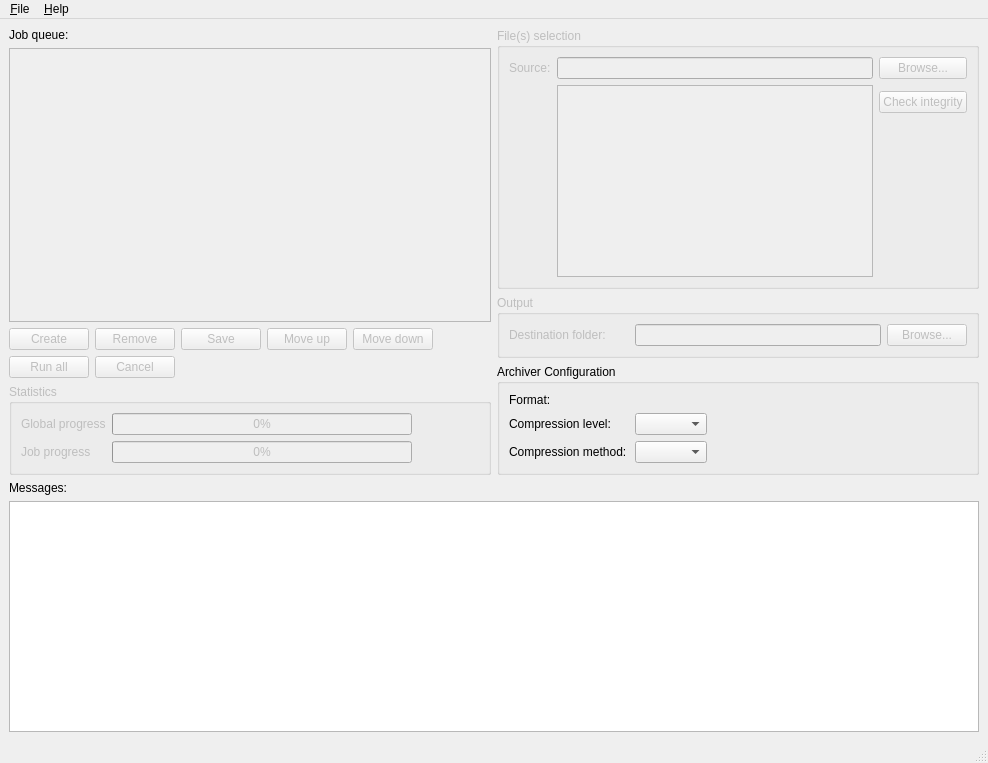
<?xml version="1.0" encoding="UTF-8"?>
<ui version="4.0" connectslotsbyname="false">
 <class>MainWindow</class>
 <widget class="QMainWindow" name="MainWindow">
  <property name="geometry">
   <rect>
    <x>0</x>
    <y>0</y>
    <width>988</width>
    <height>763</height>
   </rect>
  </property>
  <property name="windowTitle">
   <string>PackY</string>
  </property>
  <widget class="QWidget" name="central_widget">
   <layout class="QGridLayout" name="central_widget_layout">
    <item row="2" column="1" colspan="2">
     <layout class="QVBoxLayout" name="bottom_view_layout">
      <item>
       <widget class="QLabel" name="messages_label">
        <property name="text">
         <string>Messages:</string>
        </property>
       </widget>
      </item>
      <item>
       <widget class="AppLogWidget" name="messages_view">
        <property name="focusPolicy">
         <enum>Qt::FocusPolicy::NoFocus</enum>
        </property>
        <property name="readOnly">
         <bool>true</bool>
        </property>
       </widget>
      </item>
     </layout>
    </item>
    <item row="0" column="2">
     <layout class="QVBoxLayout" name="right_view_layout">
      <item>
       <widget class="QGroupBox" name="file_selection_group">
        <property name="enabled">
         <bool>false</bool>
        </property>
        <property name="minimumSize">
         <size>
          <width>480</width>
          <height>0</height>
         </size>
        </property>
        <property name="title">
         <string>File(s) selection</string>
        </property>
        <layout class="QGridLayout" name="file_selection_layout">
         <item row="3" column="2">
          <spacer name="file_selection_spacer">
           <property name="orientation">
            <enum>Qt::Orientation::Vertical</enum>
           </property>
           <property name="sizeHint" stdset="0">
            <size>
             <width>20</width>
             <height>40</height>
            </size>
           </property>
          </spacer>
         </item>
         <item row="0" column="1">
          <widget class="QLineEdit" name="source_folder_input">
           <property name="sizePolicy">
            <sizepolicy hsizetype="Expanding" vsizetype="Preferred">
             <horstretch>0</horstretch>
             <verstretch>0</verstretch>
            </sizepolicy>
           </property>
           <property name="readOnly">
            <bool>true</bool>
           </property>
          </widget>
         </item>
         <item row="0" column="0">
          <widget class="QLabel" name="source_folder_label">
           <property name="sizePolicy">
            <sizepolicy hsizetype="Minimum" vsizetype="Preferred">
             <horstretch>0</horstretch>
             <verstretch>0</verstretch>
            </sizepolicy>
           </property>
           <property name="text">
            <string>Source:</string>
           </property>
          </widget>
         </item>
         <item row="2" column="2">
          <widget class="QPushButton" name="check_integrity_button">
           <property name="sizePolicy">
            <sizepolicy hsizetype="Minimum" vsizetype="Preferred">
             <horstretch>0</horstretch>
             <verstretch>0</verstretch>
            </sizepolicy>
           </property>
           <property name="text">
            <string>Check integrity</string>
           </property>
          </widget>
         </item>
         <item row="1" column="1" rowspan="3">
          <widget class="QTreeView" name="source_files_tree_view"/>
         </item>
         <item row="0" column="2">
          <widget class="QPushButton" name="source_folder_browser">
           <property name="sizePolicy">
            <sizepolicy hsizetype="Minimum" vsizetype="Preferred">
             <horstretch>0</horstretch>
             <verstretch>0</verstretch>
            </sizepolicy>
           </property>
           <property name="text">
            <string>Browse...</string>
           </property>
          </widget>
         </item>
        </layout>
       </widget>
      </item>
      <item>
       <widget class="QGroupBox" name="output_group">
        <property name="enabled">
         <bool>false</bool>
        </property>
        <property name="title">
         <string>Output</string>
        </property>
        <layout class="QFormLayout" name="output_layout">
         <item row="1" column="0">
          <widget class="QLabel" name="destination_folder_label">
           <property name="sizePolicy">
            <sizepolicy hsizetype="Minimum" vsizetype="Preferred">
             <horstretch>0</horstretch>
             <verstretch>0</verstretch>
            </sizepolicy>
           </property>
           <property name="minimumSize">
            <size>
             <width>120</width>
             <height>0</height>
            </size>
           </property>
           <property name="text">
            <string>Destination folder:</string>
           </property>
          </widget>
         </item>
         <item row="1" column="1">
          <layout class="QHBoxLayout" name="destination_folder_layout" stretch="1,0">
           <item>
            <widget class="QLineEdit" name="destination_folder_input">
             <property name="sizePolicy">
              <sizepolicy hsizetype="Minimum" vsizetype="Fixed">
               <horstretch>0</horstretch>
               <verstretch>0</verstretch>
              </sizepolicy>
             </property>
             <property name="readOnly">
              <bool>true</bool>
             </property>
            </widget>
           </item>
           <item>
            <widget class="QPushButton" name="destination_folder_browser">
             <property name="sizePolicy">
              <sizepolicy hsizetype="Minimum" vsizetype="Preferred">
               <horstretch>0</horstretch>
               <verstretch>0</verstretch>
              </sizepolicy>
             </property>
             <property name="text">
              <string>Browse...</string>
             </property>
            </widget>
           </item>
          </layout>
         </item>
        </layout>
       </widget>
      </item>
      <item>
       <widget class="QGroupBox" name="archiver_config">
        <property name="enabled">
         <bool>true</bool>
        </property>
        <property name="title">
         <string>Archiver Configuration</string>
        </property>
        <layout class="QFormLayout" name="archiver_config_layout">
         <item row="0" column="0">
          <widget class="QLabel" name="format_label">
           <property name="sizePolicy">
            <sizepolicy hsizetype="Minimum" vsizetype="Preferred">
             <horstretch>0</horstretch>
             <verstretch>0</verstretch>
            </sizepolicy>
           </property>
           <property name="minimumSize">
            <size>
             <width>120</width>
             <height>0</height>
            </size>
           </property>
           <property name="text">
            <string>Format:</string>
           </property>
          </widget>
         </item>
         <item row="0" column="1">
          <layout class="QHBoxLayout" name="format_layout" stretch="0,1">
           <item>
            <layout class="QGridLayout" name="format_buttons_layout"/>
           </item>
           <item>
            <spacer name="format_spacer">
             <property name="orientation">
              <enum>Qt::Orientation::Horizontal</enum>
             </property>
             <property name="sizeHint" stdset="0">
              <size>
               <width>0</width>
               <height>0</height>
              </size>
             </property>
            </spacer>
           </item>
          </layout>
         </item>
         <item row="1" column="0">
          <widget class="QLabel" name="compression_level_label">
           <property name="sizePolicy">
            <sizepolicy hsizetype="Minimum" vsizetype="Preferred">
             <horstretch>0</horstretch>
             <verstretch>0</verstretch>
            </sizepolicy>
           </property>
           <property name="minimumSize">
            <size>
             <width>120</width>
             <height>0</height>
            </size>
           </property>
           <property name="text">
            <string>Compression level:</string>
           </property>
          </widget>
         </item>
         <item row="1" column="1">
          <layout class="QHBoxLayout" name="compression_level_layout" stretch="0,1">
           <item>
            <widget class="QComboBox" name="compression_level">
             <property name="sizePolicy">
              <sizepolicy hsizetype="Minimum" vsizetype="Fixed">
               <horstretch>0</horstretch>
               <verstretch>0</verstretch>
              </sizepolicy>
             </property>
            </widget>
           </item>
           <item>
            <spacer name="compression_level_spacer">
             <property name="orientation">
              <enum>Qt::Orientation::Horizontal</enum>
             </property>
             <property name="sizeHint" stdset="0">
              <size>
               <width>0</width>
               <height>0</height>
              </size>
             </property>
            </spacer>
           </item>
          </layout>
         </item>
         <item row="2" column="0">
          <widget class="QLabel" name="compression_method_label">
           <property name="sizePolicy">
            <sizepolicy hsizetype="Minimum" vsizetype="Preferred">
             <horstretch>0</horstretch>
             <verstretch>0</verstretch>
            </sizepolicy>
           </property>
           <property name="minimumSize">
            <size>
             <width>120</width>
             <height>0</height>
            </size>
           </property>
           <property name="text">
            <string>Compression method:</string>
           </property>
          </widget>
         </item>
         <item row="2" column="1">
          <layout class="QHBoxLayout" name="compression_method_layout" stretch="0,1">
           <item>
            <widget class="QComboBox" name="compression_method">
             <property name="sizePolicy">
              <sizepolicy hsizetype="Minimum" vsizetype="Fixed">
               <horstretch>0</horstretch>
               <verstretch>0</verstretch>
              </sizepolicy>
             </property>
            </widget>
           </item>
           <item>
            <spacer name="compression_method_spacer">
             <property name="orientation">
              <enum>Qt::Orientation::Horizontal</enum>
             </property>
             <property name="sizeHint" stdset="0">
              <size>
               <width>0</width>
               <height>0</height>
              </size>
             </property>
            </spacer>
           </item>
          </layout>
         </item>
        </layout>
       </widget>
      </item>
     </layout>
    </item>
    <item row="0" column="1">
     <layout class="QVBoxLayout" name="left_view_layout">
      <item>
       <widget class="QLabel" name="job_queue_label">
        <property name="text">
         <string>Job queue:</string>
        </property>
       </widget>
      </item>
      <item>
       <widget class="QTableView" name="job_queue_table_view">
        <property name="enabled">
         <bool>false</bool>
        </property>
        <property name="minimumSize">
         <size>
          <width>480</width>
          <height>0</height>
         </size>
        </property>
        <property name="focusPolicy">
         <enum>Qt::FocusPolicy::NoFocus</enum>
        </property>
        <property name="styleSheet">
         <string notr="true">QTableView { selection-color: #FFFFFF; selection-background-color:  #696969 }</string>
        </property>
        <property name="lineWidth">
         <number>1</number>
        </property>
        <property name="selectionMode">
         <enum>QAbstractItemView::SelectionMode::SingleSelection</enum>
        </property>
        <property name="selectionBehavior">
         <enum>QAbstractItemView::SelectionBehavior::SelectRows</enum>
        </property>
        <attribute name="horizontalHeaderStretchLastSection">
         <bool>true</bool>
        </attribute>
        <attribute name="verticalHeaderVisible">
         <bool>false</bool>
        </attribute>
       </widget>
      </item>
      <item>
       <layout class="QHBoxLayout" name="job_top_buttons_layout">
        <item>
         <widget class="QPushButton" name="create_job_button">
          <property name="enabled">
           <bool>false</bool>
          </property>
          <property name="sizePolicy">
           <sizepolicy hsizetype="Minimum" vsizetype="Preferred">
            <horstretch>0</horstretch>
            <verstretch>0</verstretch>
           </sizepolicy>
          </property>
          <property name="text">
           <string>Create</string>
          </property>
         </widget>
        </item>
        <item>
         <widget class="QPushButton" name="remove_job_button">
          <property name="enabled">
           <bool>false</bool>
          </property>
          <property name="sizePolicy">
           <sizepolicy hsizetype="Minimum" vsizetype="Preferred">
            <horstretch>0</horstretch>
            <verstretch>0</verstretch>
           </sizepolicy>
          </property>
          <property name="text">
           <string>Remove</string>
          </property>
         </widget>
        </item>
        <item>
         <widget class="QPushButton" name="save_job_button">
          <property name="enabled">
           <bool>false</bool>
          </property>
          <property name="sizePolicy">
           <sizepolicy hsizetype="Minimum" vsizetype="Preferred">
            <horstretch>0</horstretch>
            <verstretch>0</verstretch>
           </sizepolicy>
          </property>
          <property name="text">
           <string>Save</string>
          </property>
         </widget>
        </item>
        <item>
         <widget class="QPushButton" name="move_up_job_button">
          <property name="enabled">
           <bool>false</bool>
          </property>
          <property name="sizePolicy">
           <sizepolicy hsizetype="Minimum" vsizetype="Preferred">
            <horstretch>0</horstretch>
            <verstretch>0</verstretch>
           </sizepolicy>
          </property>
          <property name="text">
           <string>Move up</string>
          </property>
         </widget>
        </item>
        <item>
         <widget class="QPushButton" name="move_down_job_button">
          <property name="enabled">
           <bool>false</bool>
          </property>
          <property name="sizePolicy">
           <sizepolicy hsizetype="Minimum" vsizetype="Preferred">
            <horstretch>0</horstretch>
            <verstretch>0</verstretch>
           </sizepolicy>
          </property>
          <property name="text">
           <string>Move down</string>
          </property>
         </widget>
        </item>
        <item>
         <spacer name="job_buttons_top_spacer">
          <property name="orientation">
           <enum>Qt::Orientation::Horizontal</enum>
          </property>
          <property name="sizeHint" stdset="0">
           <size>
            <width>0</width>
            <height>0</height>
           </size>
          </property>
         </spacer>
        </item>
       </layout>
      </item>
      <item>
       <layout class="QHBoxLayout" name="job_bottom_buttons_layout">
        <item>
         <widget class="QPushButton" name="run_all_jobs_button">
          <property name="enabled">
           <bool>false</bool>
          </property>
          <property name="sizePolicy">
           <sizepolicy hsizetype="Minimum" vsizetype="Preferred">
            <horstretch>0</horstretch>
            <verstretch>0</verstretch>
           </sizepolicy>
          </property>
          <property name="text">
           <string>Run all</string>
          </property>
         </widget>
        </item>
        <item>
         <widget class="QPushButton" name="cancel_jobs_button">
          <property name="enabled">
           <bool>false</bool>
          </property>
          <property name="sizePolicy">
           <sizepolicy hsizetype="Minimum" vsizetype="Preferred">
            <horstretch>0</horstretch>
            <verstretch>0</verstretch>
           </sizepolicy>
          </property>
          <property name="text">
           <string>Cancel</string>
          </property>
         </widget>
        </item>
        <item>
         <spacer name="job_buttons_bottom_spacer">
          <property name="orientation">
           <enum>Qt::Orientation::Horizontal</enum>
          </property>
          <property name="sizeHint" stdset="0">
           <size>
            <width>0</width>
            <height>0</height>
           </size>
          </property>
         </spacer>
        </item>
       </layout>
      </item>
      <item>
       <widget class="QGroupBox" name="statistics_group">
        <property name="enabled">
         <bool>false</bool>
        </property>
        <property name="title">
         <string>Statistics</string>
        </property>
        <layout class="QFormLayout" name="statistics_layout">
         <item row="0" column="1">
          <layout class="QHBoxLayout" name="global_progress_layout">
           <item>
            <widget class="QProgressBar" name="global_progress_bar">
             <property name="sizePolicy">
              <sizepolicy hsizetype="Minimum" vsizetype="Preferred">
               <horstretch>0</horstretch>
               <verstretch>0</verstretch>
              </sizepolicy>
             </property>
             <property name="minimumSize">
              <size>
               <width>300</width>
               <height>0</height>
              </size>
             </property>
             <property name="maximumSize">
              <size>
               <width>300</width>
               <height>16777215</height>
              </size>
             </property>
             <property name="value">
              <number>0</number>
             </property>
            </widget>
           </item>
           <item>
            <spacer name="global_progress_spacer">
             <property name="orientation">
              <enum>Qt::Orientation::Horizontal</enum>
             </property>
             <property name="sizeType">
              <enum>QSizePolicy::Policy::Expanding</enum>
             </property>
             <property name="sizeHint" stdset="0">
              <size>
               <width>0</width>
               <height>0</height>
              </size>
             </property>
            </spacer>
           </item>
          </layout>
         </item>
         <item row="0" column="0">
          <widget class="QLabel" name="global_progress_label">
           <property name="sizePolicy">
            <sizepolicy hsizetype="Minimum" vsizetype="Preferred">
             <horstretch>0</horstretch>
             <verstretch>0</verstretch>
            </sizepolicy>
           </property>
           <property name="text">
            <string>Global progress</string>
           </property>
          </widget>
         </item>
         <item row="1" column="1">
          <layout class="QHBoxLayout" name="job_progress_layout">
           <item>
            <widget class="QProgressBar" name="job_progress_bar">
             <property name="sizePolicy">
              <sizepolicy hsizetype="Minimum" vsizetype="Preferred">
               <horstretch>0</horstretch>
               <verstretch>0</verstretch>
              </sizepolicy>
             </property>
             <property name="minimumSize">
              <size>
               <width>300</width>
               <height>0</height>
              </size>
             </property>
             <property name="maximumSize">
              <size>
               <width>300</width>
               <height>16777215</height>
              </size>
             </property>
             <property name="value">
              <number>0</number>
             </property>
            </widget>
           </item>
           <item>
            <spacer name="job_progress_spacer">
             <property name="orientation">
              <enum>Qt::Orientation::Horizontal</enum>
             </property>
             <property name="sizeType">
              <enum>QSizePolicy::Policy::Expanding</enum>
             </property>
             <property name="sizeHint" stdset="0">
              <size>
               <width>0</width>
               <height>0</height>
              </size>
             </property>
            </spacer>
           </item>
          </layout>
         </item>
         <item row="1" column="0">
          <widget class="QLabel" name="job_progress_label">
           <property name="sizePolicy">
            <sizepolicy hsizetype="Minimum" vsizetype="Preferred">
             <horstretch>0</horstretch>
             <verstretch>0</verstretch>
            </sizepolicy>
           </property>
           <property name="text">
            <string>Job progress</string>
           </property>
          </widget>
         </item>
        </layout>
       </widget>
      </item>
     </layout>
    </item>
   </layout>
  </widget>
  <widget class="QMenuBar" name="menubar">
   <property name="geometry">
    <rect>
     <x>0</x>
     <y>0</y>
     <width>988</width>
     <height>22</height>
    </rect>
   </property>
   <widget class="QMenu" name="file_menu">
    <property name="title">
     <string>&amp;File</string>
    </property>
    <widget class="QMenu" name="open_recent_menu">
     <property name="title">
      <string>Open &amp;Recent</string>
     </property>
     <addaction name="separator"/>
     <addaction name="action_clear_list"/>
    </widget>
    <addaction name="action_new_batch"/>
    <addaction name="action_open_batch"/>
    <addaction name="open_recent_menu"/>
    <addaction name="separator"/>
    <addaction name="action_save_batch"/>
    <addaction name="action_save_batch_as"/>
    <addaction name="separator"/>
    <addaction name="action_options"/>
    <addaction name="separator"/>
    <addaction name="action_close_batch"/>
    <addaction name="action_exit"/>
   </widget>
   <widget class="QMenu" name="help_menu">
    <property name="title">
     <string>&amp;Help</string>
    </property>
    <addaction name="action_open_log_folder"/>
    <addaction name="action_github_repo"/>
    <addaction name="action_about"/>
   </widget>
   <addaction name="file_menu"/>
   <addaction name="help_menu"/>
  </widget>
  <widget class="QStatusBar" name="status_bar"/>
  <action name="action_about">
   <property name="text">
    <string>About</string>
   </property>
   <property name="menuRole">
    <enum>QAction::MenuRole::AboutRole</enum>
   </property>
  </action>
  <action name="action_exit">
   <property name="icon">
    <iconset theme="QIcon::ThemeIcon::ApplicationExit"/>
   </property>
   <property name="text">
    <string>&amp;Exit</string>
   </property>
   <property name="shortcut">
    <string>Ctrl+Q</string>
   </property>
   <property name="menuRole">
    <enum>QAction::MenuRole::QuitRole</enum>
   </property>
  </action>
  <action name="action_github_repo">
   <property name="text">
    <string>GitHub Repository</string>
   </property>
  </action>
  <action name="action_options">
   <property name="icon">
    <iconset theme="QIcon::ThemeIcon::DocumentProperties"/>
   </property>
   <property name="text">
    <string>&amp;Options...</string>
   </property>
   <property name="menuRole">
    <enum>QAction::MenuRole::PreferencesRole</enum>
   </property>
  </action>
  <action name="action_save_batch">
   <property name="icon">
    <iconset theme="QIcon::ThemeIcon::DocumentSave"/>
   </property>
   <property name="text">
    <string>&amp;Save</string>
   </property>
   <property name="shortcut">
    <string>Ctrl+S</string>
   </property>
  </action>
  <action name="action_new_batch">
   <property name="icon">
    <iconset theme="QIcon::ThemeIcon::DocumentNew"/>
   </property>
   <property name="text">
    <string>&amp;New Batch</string>
   </property>
   <property name="shortcut">
    <string>Ctrl+N</string>
   </property>
  </action>
  <action name="action_open_batch">
   <property name="icon">
    <iconset theme="QIcon::ThemeIcon::DocumentOpen"/>
   </property>
   <property name="text">
    <string>&amp;Open...</string>
   </property>
   <property name="shortcut">
    <string>Ctrl+O</string>
   </property>
  </action>
  <action name="action_save_batch_as">
   <property name="icon">
    <iconset theme="QIcon::ThemeIcon::DocumentSaveAs"/>
   </property>
   <property name="text">
    <string>Save &amp;As...</string>
   </property>
   <property name="shortcut">
    <string>Ctrl+Alt+S</string>
   </property>
  </action>
  <action name="action_open_log_folder">
   <property name="text">
    <string>Open Log Folder</string>
   </property>
  </action>
  <action name="action_close_batch">
   <property name="icon">
    <iconset theme="QIcon::ThemeIcon::WindowClose"/>
   </property>
   <property name="text">
    <string>&amp;Close</string>
   </property>
   <property name="shortcut">
    <string>Ctrl+W</string>
   </property>
  </action>
  <action name="action_clear_list">
   <property name="icon">
    <iconset theme="QIcon::ThemeIcon::EditClear"/>
   </property>
   <property name="text">
    <string>Clear List</string>
   </property>
  </action>
 </widget>
 <customwidgets>
  <customwidget>
   <class>AppLogWidget</class>
   <extends>QTextEdit</extends>
   <header>packy.widgets.app_log_widget</header>
  </customwidget>
 </customwidgets>
 <tabstops>
  <tabstop>create_job_button</tabstop>
  <tabstop>remove_job_button</tabstop>
  <tabstop>move_up_job_button</tabstop>
  <tabstop>run_all_jobs_button</tabstop>
  <tabstop>cancel_jobs_button</tabstop>
  <tabstop>source_folder_input</tabstop>
  <tabstop>source_folder_browser</tabstop>
  <tabstop>source_files_tree_view</tabstop>
  <tabstop>check_integrity_button</tabstop>
  <tabstop>destination_folder_input</tabstop>
  <tabstop>destination_folder_browser</tabstop>
  <tabstop>compression_level</tabstop>
  <tabstop>compression_method</tabstop>
 </tabstops>
 <resources/>
 <connections/>
</ui>
